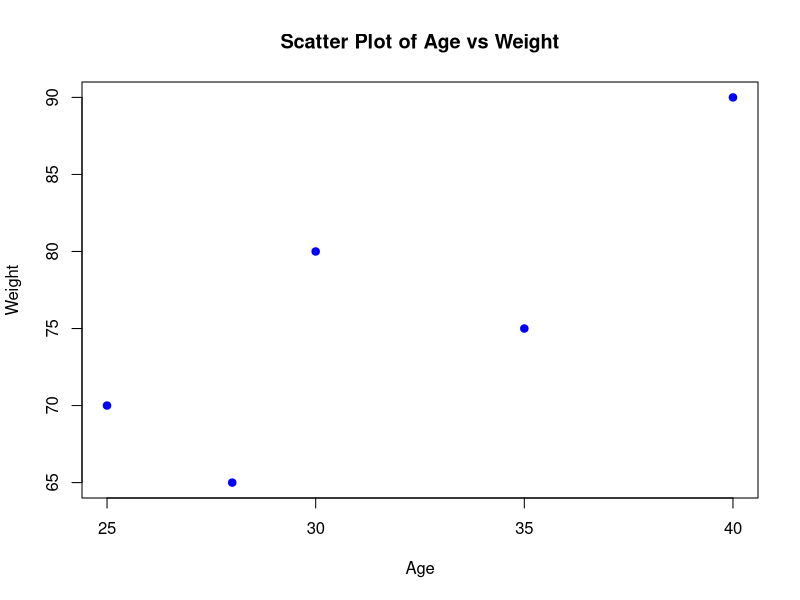
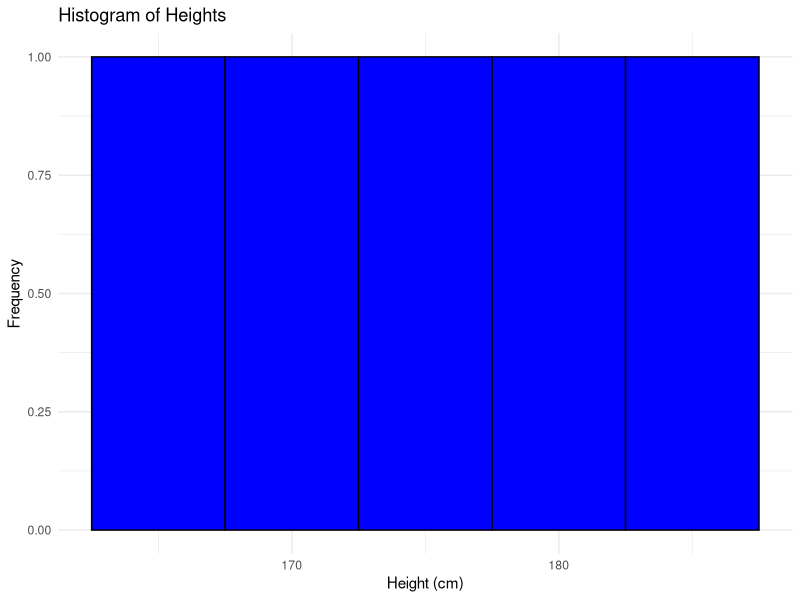
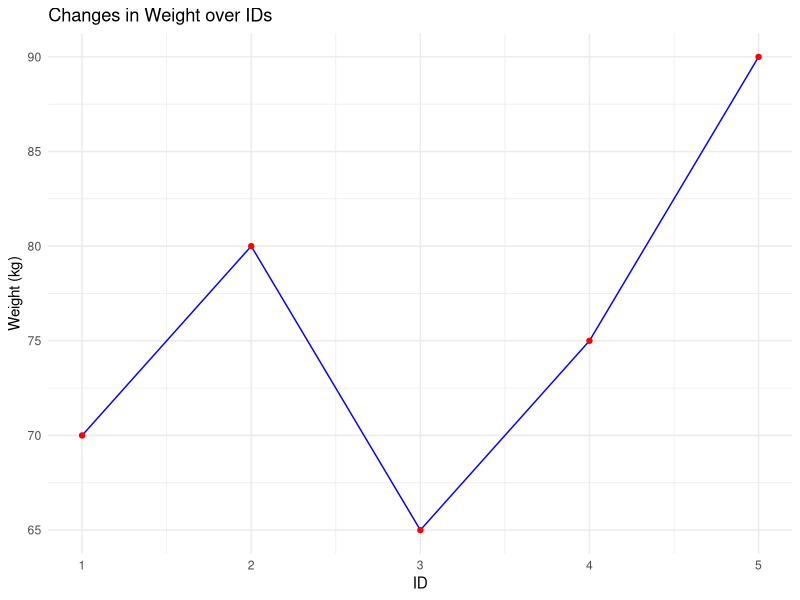
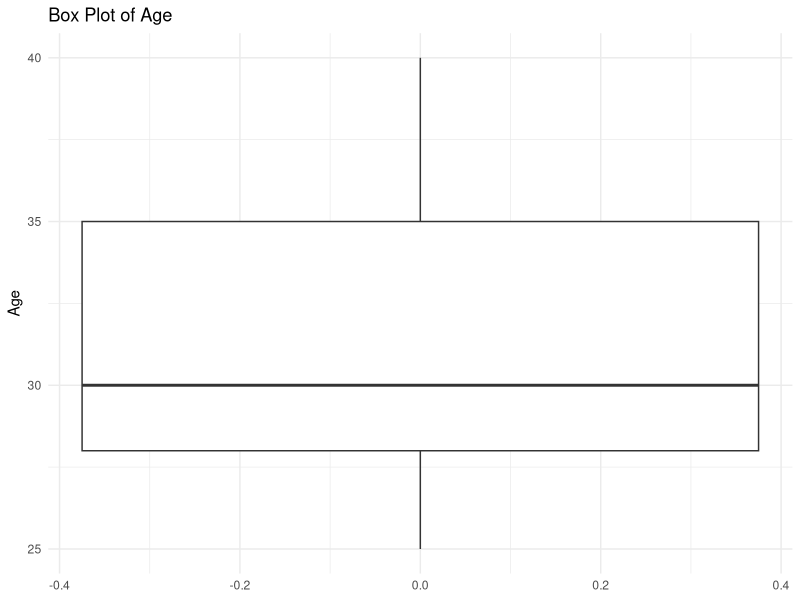
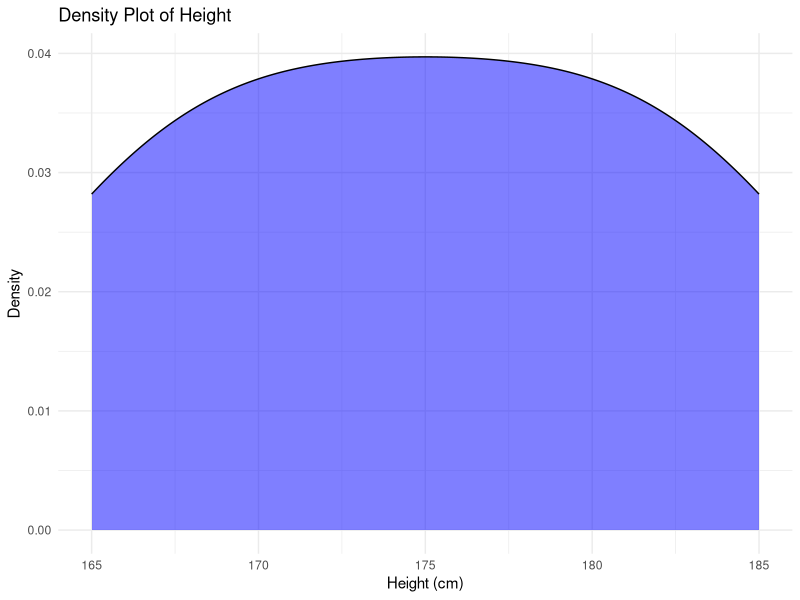

These figures' R source, in order:
# Create a data frame
data <- data.frame(
  ID = c(1, 2, 3, 4, 5),
  Age = c(25, 30, 28, 35, 40),
  Height = c(175, 180, 170, 165, 185),
  Weight = c(70, 80, 65, 75, 90)
)

# Create a scatter plot
plot(data$Age, data$Weight,
     main = "Scatter Plot of Age vs Weight",
     xlab = "Age",
     ylab = "Weight",
     pch = 19,        # Plotting symbol
     col = "blue")    # Color of points
# Install and load ggplot2 package if not already installed
if (!require(ggplot2)) install.packages("ggplot2", dependencies = TRUE)
library(ggplot2)

# Create a data frame with the given data
data <- data.frame(
  ID = c(1, 2, 3, 4, 5),
  Age = c(25, 30, 28, 35, 40),
  Height = c(175, 180, 170, 165, 185),
  Weight = c(70, 80, 65, 75, 90)
)

# Generate a histogram of the Height
ggplot(data, aes(x = Height)) +
  geom_histogram(binwidth = 5, fill = "blue", color = "black") +
  labs(title = "Histogram of Heights", x = "Height (cm)", y = "Frequency") +
  theme_minimal()
# Load necessary library
library(ggplot2)

# Create the dataframe
data <- data.frame(
  ID = c(1, 2, 3, 4, 5),
  Age = c(25, 30, 28, 35, 40),
  Height = c(175, 180, 170, 165, 185),
  Weight = c(70, 80, 65, 75, 90)
)

# Plot the line chart
ggplot(data, aes(x = ID, y = Weight)) +
  geom_line(color = "blue") +
  geom_point(color = "red") +
  labs(title = "Changes in Weight over IDs",
       x = "ID",
       y = "Weight (kg)") +
  theme_minimal()
# Create a data frame with the given data
data <- data.frame(
  ID = c(1, 2, 3, 4, 5),
  Age = c(25, 30, 28, 35, 40),
  Height = c(175, 180, 170, 165, 185),
  Weight = c(70, 80, 65, 75, 90)
)

# Load the ggplot2 package for creating the box plot
# Install ggplot2 package if not already installed
if (!require(ggplot2)) {
  install.packages("ggplot2")
  library(ggplot2)
}

# Create the box plot for Age
ggplot(data, aes(y = Age)) +
  geom_boxplot() +
  labs(title = "Box Plot of Age", y = "Age") +
  theme_minimal()
# Sample data
data <- data.frame(
  ID = c(1, 2, 3, 4, 5),
  Age = c(25, 30, 28, 35, 40),
  Height = c(175, 180, 170, 165, 185),
  Weight = c(70, 80, 65, 75, 90)
)

# Load necessary library
library(ggplot2)

# Create a density plot of the Height variable
ggplot(data, aes(x = Height)) +
  geom_density(fill = "blue", alpha = 0.5) +
  labs(title = "Density Plot of Height",
       x = "Height (cm)",
       y = "Density") +
  theme_minimal()